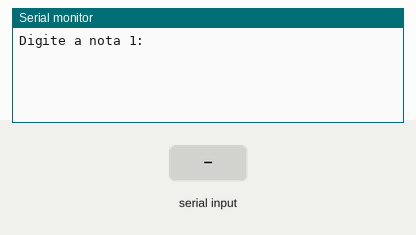
The sketch below on a simulated Arduino Uno, built with avr-gcc and run on an emulated ATmega328P. Parts: the last lines printed to the serial monitor. The test bench sets the inputs (shaded band).

Above: at 2.2 s.
2.3 s: "90,45\n" received over Serial
At 3.61 s:
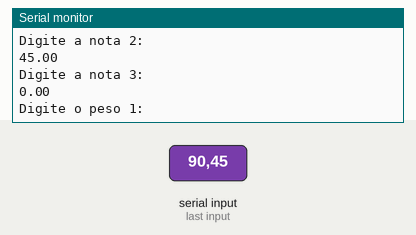
3.8 s: "30,150\n" received over Serial
At 5.6 s:
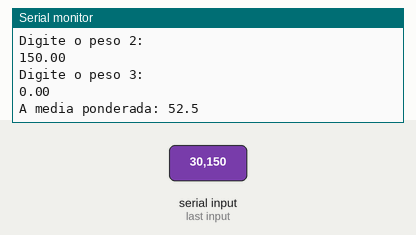
Timing chart, 0 to 7.1 s (numbered marks = the images above; inputs shaded):
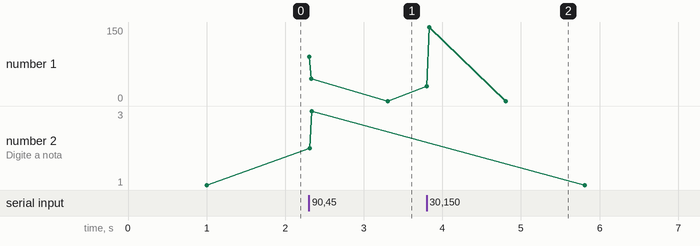

Measured:
- after the input at 2.3 s, the serial monitor: prints a new line at once (image 1)
- after the input at 3.8 s, the serial monitor: prints a new line at once (image 2)
- plotted number 2: 1 → 3 after the input at 2.3 s

The sketch:

Entrada_Dados_Media_Funcao.ino
```cpp
//*Declaração das variáveis / números Reais*/
float nota1, nota2, nota3, peso1, peso2, peso3, media;


void setup() {
  //Inicia a comunicação com o Serial Monitor
  Serial.begin(9600);

  delay(1000);  //Espera estratégica
}

void loop() {

  Serial.print("Digite a nota 1: ");
  //Lê o valor do serial e guarda na variável nota1
  nota1 = aguardaEntrada();
  Serial.println(nota1);

  Serial.println("Digite a nota 2: ");
  nota2 = aguardaEntrada();
  Serial.println(nota2);

  Serial.println("Digite a nota 3: ");
  nota3 = aguardaEntrada();
  Serial.println(nota3);


  //Atribuição dos pesos
  Serial.println("Digite o peso 1: ");
  peso1 = aguardaEntrada();
  Serial.println(peso1);

  Serial.println("Digite o peso 2: ");
  peso2 = aguardaEntrada();
  Serial.println(peso2);

  Serial.println("Digite o peso 3: ");
  peso3 = aguardaEntrada();
  Serial.println(peso3);

  //Cálculo da média ponderada:
  media = (nota1 * peso1 + nota2 * peso2 + nota3 * peso3) / (peso1 + peso2 + peso3);

  //Exibe o valor da média calculada
  Serial.print("A media ponderada: ");
  Serial.println(media, 1);
  delay(1000);
}

//criando uma função chamada
float aguardaEntrada() {
  while (!Serial.available()) {
    //Aguarda até que um valor seja digitado
  }

  //retornar o valor digitado no serial em tipo float
  return Serial.parseFloat();
}
```
